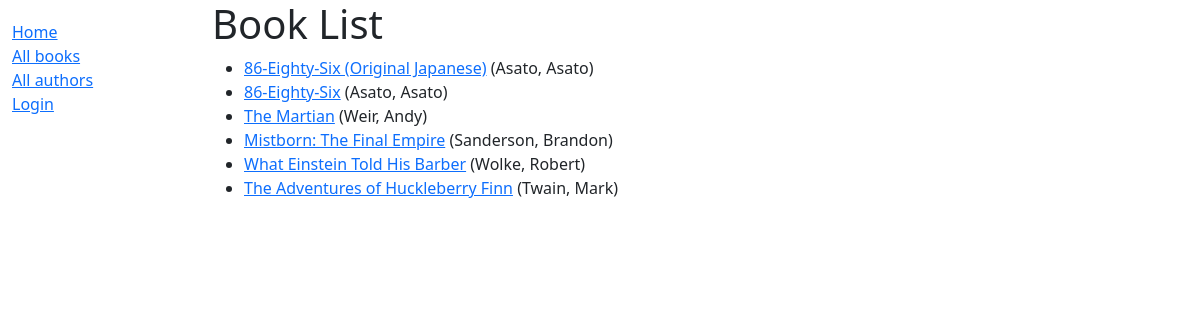
/catalog/books/, run on the app's committed database.
### catalog/models.py (models this page shows, shortened)
class Book(models.Model):
    title = models.CharField(max_length=200)
    author = models.ForeignKey('Author', on_delete=models.RESTRICT, null=True)
    summary = models.TextField(
        max_length=1000, help_text="Enter a brief description of the book")
    isbn = models.CharField('ISBN', max_length=13,
                            unique=True,
                            help_text='13 Character <a href="https://www.isbn-international.org/content/what-isbn'
                                      '">ISBN number</a>')
    genre = models.ManyToManyField(
        Genre, help_text="Select a genre for this book")
    language = models.ForeignKey(
        'Language', on_delete=models.SET_NULL, null=True)
    def display_genre(self):
        """Create a string for the Genre. This is required to display genre in Admin."""
        return ', '.join(genre.name for genre in self.genre.all()[:3])
    display_genre.short_description = 'Genre'
    def get_absolute_url(self):
        return reverse('book-detail', args=[str(self.id)])

class Author(models.Model):
    first_name = models.CharField(max_length=100)
    last_name = models.CharField(max_length=100)
    date_of_birth = models.DateField('Born', null=True, blank=True)
    date_of_death = models.DateField('Died', null=True, blank=True)
    class Meta:
        ordering = ['last_name', 'first_name']
    def __str__(self):
        return f'{self.last_name}, {self.first_name}'

### catalog/views.py (the view)
# urls.py: path('books/', views.BookListView.as_view(), name='books'),
class BookListView(generic.ListView):
    model = Book
    paginate_by = 10

### catalog/templates/catalog/book_list.html
{% extends "base_generic.html" %}
{% block content %}
  <h1>Book List</h1>
  {% if book_list %}
    <ul>
      {% for book in book_list %}
      <li>
        <a href="{{ book.get_absolute_url }}">{{ book.title }}</a>
        ({{book.author}})
      </li>
      {% endfor %}
    </ul>
  {% else %}
    <p>There are no books in the library.</p>
  {% endif %}
{% endblock %}

### data on the page
Book: title "86-Eighty-Six (Original Japanese)", author "Asato, Asato"
Book: title "86-Eighty-Six", author "Asato, Asato"
Book: title "The Martian", author "Weir, Andy"
Book: title "Mistborn: The Final Empire", author "Sanderson, Brandon"
Book: title "What Einstein Told His Barber", author "Wolke, Robert"
Book: title "The Adventures of Huckleberry Finn", author "Twain, Mark"
